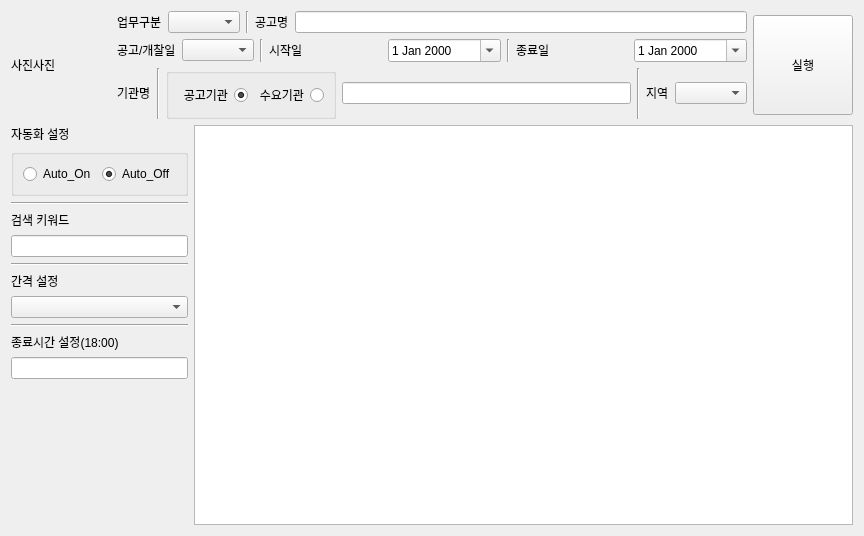
<?xml version="1.0" encoding="UTF-8"?>
<ui version="4.0">
 <class>Form</class>
 <widget class="QWidget" name="Form">
  <property name="geometry">
   <rect>
    <x>0</x>
    <y>0</y>
    <width>864</width>
    <height>536</height>
   </rect>
  </property>
  <property name="windowTitle">
   <string>Form</string>
  </property>
  <layout class="QGridLayout" name="gridLayout">
   <item row="0" column="0">
    <layout class="QGridLayout" name="wrapAll">
     <item row="0" column="0">
      <layout class="QGridLayout" name="wrapTop">
       <item row="1" column="1">
        <layout class="QHBoxLayout" name="wrapTop_mid">
         <item>
          <widget class="QLabel" name="label_dateGubun">
           <property name="sizePolicy">
            <sizepolicy hsizetype="Preferred" vsizetype="Fixed">
             <horstretch>0</horstretch>
             <verstretch>0</verstretch>
            </sizepolicy>
           </property>
           <property name="text">
            <string>공고/개찰일</string>
           </property>
          </widget>
         </item>
         <item>
          <widget class="QComboBox" name="comboBox_dateGubun">
           <property name="sizePolicy">
            <sizepolicy hsizetype="Preferred" vsizetype="Fixed">
             <horstretch>0</horstretch>
             <verstretch>0</verstretch>
            </sizepolicy>
           </property>
           <property name="toolTipDuration">
            <number>0</number>
           </property>
           <property name="editable">
            <bool>false</bool>
           </property>
           <property name="sizeAdjustPolicy">
            <enum>QComboBox::AdjustToContentsOnFirstShow</enum>
           </property>
           <property name="frame">
            <bool>true</bool>
           </property>
          </widget>
         </item>
         <item>
          <widget class="Line" name="line_6">
           <property name="orientation">
            <enum>Qt::Vertical</enum>
           </property>
          </widget>
         </item>
         <item>
          <widget class="QLabel" name="label_dateStart">
           <property name="sizePolicy">
            <sizepolicy hsizetype="MinimumExpanding" vsizetype="Fixed">
             <horstretch>0</horstretch>
             <verstretch>0</verstretch>
            </sizepolicy>
           </property>
           <property name="text">
            <string>시작일</string>
           </property>
          </widget>
         </item>
         <item>
          <widget class="QDateEdit" name="dateEdit_dateStart">
           <property name="sizePolicy">
            <sizepolicy hsizetype="MinimumExpanding" vsizetype="Fixed">
             <horstretch>0</horstretch>
             <verstretch>0</verstretch>
            </sizepolicy>
           </property>
           <property name="calendarPopup">
            <bool>true</bool>
           </property>
          </widget>
         </item>
         <item>
          <widget class="Line" name="line_7">
           <property name="orientation">
            <enum>Qt::Vertical</enum>
           </property>
          </widget>
         </item>
         <item>
          <widget class="QLabel" name="label_dateEnd">
           <property name="sizePolicy">
            <sizepolicy hsizetype="MinimumExpanding" vsizetype="Fixed">
             <horstretch>0</horstretch>
             <verstretch>0</verstretch>
            </sizepolicy>
           </property>
           <property name="text">
            <string>종료일</string>
           </property>
           <property name="alignment">
            <set>Qt::AlignLeading|Qt::AlignLeft|Qt::AlignVCenter</set>
           </property>
          </widget>
         </item>
         <item>
          <widget class="QDateEdit" name="dateEdit_dateEnd">
           <property name="sizePolicy">
            <sizepolicy hsizetype="MinimumExpanding" vsizetype="Fixed">
             <horstretch>0</horstretch>
             <verstretch>0</verstretch>
            </sizepolicy>
           </property>
           <property name="calendarPopup">
            <bool>true</bool>
           </property>
          </widget>
         </item>
        </layout>
       </item>
       <item row="2" column="1">
        <layout class="QHBoxLayout" name="wrapTop_bottom">
         <item>
          <widget class="QLabel" name="label_organizationName">
           <property name="sizePolicy">
            <sizepolicy hsizetype="Preferred" vsizetype="Fixed">
             <horstretch>0</horstretch>
             <verstretch>0</verstretch>
            </sizepolicy>
           </property>
           <property name="text">
            <string>기관명</string>
           </property>
          </widget>
         </item>
         <item>
          <widget class="Line" name="line_4">
           <property name="orientation">
            <enum>Qt::Vertical</enum>
           </property>
          </widget>
         </item>
         <item>
          <widget class="QGroupBox" name="groupBox_orgRadio">
           <property name="enabled">
            <bool>true</bool>
           </property>
           <property name="sizePolicy">
            <sizepolicy hsizetype="Preferred" vsizetype="Preferred">
             <horstretch>0</horstretch>
             <verstretch>0</verstretch>
            </sizepolicy>
           </property>
           <property name="autoFillBackground">
            <bool>false</bool>
           </property>
           <property name="alignment">
            <set>Qt::AlignLeading|Qt::AlignLeft|Qt::AlignVCenter</set>
           </property>
           <property name="flat">
            <bool>false</bool>
           </property>
           <property name="checkable">
            <bool>false</bool>
           </property>
           <layout class="QHBoxLayout" name="horizontalLayout_orgRadio">
            <item>
             <widget class="QRadioButton" name="radioButton_gongoOrganization">
              <property name="layoutDirection">
               <enum>Qt::RightToLeft</enum>
              </property>
              <property name="autoFillBackground">
               <bool>false</bool>
              </property>
              <property name="text">
               <string>공고기관</string>
              </property>
              <property name="checked">
               <bool>true</bool>
              </property>
             </widget>
            </item>
            <item>
             <widget class="QRadioButton" name="radioButton_suyoOrganization">
              <property name="layoutDirection">
               <enum>Qt::RightToLeft</enum>
              </property>
              <property name="text">
               <string>수요기관</string>
              </property>
             </widget>
            </item>
           </layout>
          </widget>
         </item>
         <item>
          <widget class="QLineEdit" name="lineEdit_organizationName">
           <property name="sizePolicy">
            <sizepolicy hsizetype="MinimumExpanding" vsizetype="Fixed">
             <horstretch>0</horstretch>
             <verstretch>0</verstretch>
            </sizepolicy>
           </property>
          </widget>
         </item>
         <item>
          <widget class="Line" name="line_5">
           <property name="orientation">
            <enum>Qt::Vertical</enum>
           </property>
          </widget>
         </item>
         <item>
          <widget class="QLabel" name="label_areaGubun">
           <property name="sizePolicy">
            <sizepolicy hsizetype="Preferred" vsizetype="Fixed">
             <horstretch>0</horstretch>
             <verstretch>0</verstretch>
            </sizepolicy>
           </property>
           <property name="text">
            <string>지역</string>
           </property>
          </widget>
         </item>
         <item>
          <widget class="QComboBox" name="comboBox_areaGubun"/>
         </item>
        </layout>
       </item>
       <item row="0" column="0" rowspan="3">
        <widget class="QLabel" name="label_pic1">
         <property name="sizePolicy">
          <sizepolicy hsizetype="Preferred" vsizetype="Fixed">
           <horstretch>0</horstretch>
           <verstretch>0</verstretch>
          </sizepolicy>
         </property>
         <property name="minimumSize">
          <size>
           <width>100</width>
           <height>100</height>
          </size>
         </property>
         <property name="text">
          <string>사진사진</string>
         </property>
        </widget>
       </item>
       <item row="0" column="1">
        <layout class="QHBoxLayout" name="wrapTop_top">
         <item>
          <widget class="QLabel" name="label_workGubun">
           <property name="sizePolicy">
            <sizepolicy hsizetype="Preferred" vsizetype="Fixed">
             <horstretch>0</horstretch>
             <verstretch>0</verstretch>
            </sizepolicy>
           </property>
           <property name="text">
            <string>업무구분</string>
           </property>
          </widget>
         </item>
         <item>
          <widget class="QComboBox" name="comboBox_workGubun"/>
         </item>
         <item>
          <widget class="Line" name="line_8">
           <property name="orientation">
            <enum>Qt::Vertical</enum>
           </property>
          </widget>
         </item>
         <item>
          <widget class="QLabel" name="label_announceName">
           <property name="sizePolicy">
            <sizepolicy hsizetype="Preferred" vsizetype="Fixed">
             <horstretch>0</horstretch>
             <verstretch>0</verstretch>
            </sizepolicy>
           </property>
           <property name="text">
            <string>공고명</string>
           </property>
          </widget>
         </item>
         <item>
          <widget class="QLineEdit" name="lineEdit_announceName">
           <property name="sizePolicy">
            <sizepolicy hsizetype="MinimumExpanding" vsizetype="Fixed">
             <horstretch>0</horstretch>
             <verstretch>0</verstretch>
            </sizepolicy>
           </property>
           <property name="text">
            <string/>
           </property>
          </widget>
         </item>
        </layout>
       </item>
       <item row="0" column="2" rowspan="3">
        <widget class="QPushButton" name="pushButton_run">
         <property name="sizePolicy">
          <sizepolicy hsizetype="Minimum" vsizetype="Fixed">
           <horstretch>0</horstretch>
           <verstretch>0</verstretch>
          </sizepolicy>
         </property>
         <property name="minimumSize">
          <size>
           <width>100</width>
           <height>100</height>
          </size>
         </property>
         <property name="text">
          <string>실행</string>
         </property>
        </widget>
       </item>
      </layout>
     </item>
     <item row="1" column="0">
      <layout class="QGridLayout" name="wrapBottom">
       <item row="5" column="0" colspan="2">
        <widget class="Line" name="line">
         <property name="orientation">
          <enum>Qt::Horizontal</enum>
         </property>
        </widget>
       </item>
       <item row="0" column="0" colspan="2">
        <widget class="QLabel" name="label_autoSetting">
         <property name="text">
          <string>자동화 설정</string>
         </property>
        </widget>
       </item>
       <item row="3" column="0" colspan="2">
        <widget class="QLabel" name="label_searchKeyword">
         <property name="text">
          <string>검색 키워드</string>
         </property>
        </widget>
       </item>
       <item row="2" column="0" colspan="2">
        <widget class="Line" name="line_3">
         <property name="orientation">
          <enum>Qt::Horizontal</enum>
         </property>
        </widget>
       </item>
       <item row="8" column="0" colspan="2">
        <widget class="Line" name="line_2">
         <property name="orientation">
          <enum>Qt::Horizontal</enum>
         </property>
        </widget>
       </item>
       <item row="9" column="0" colspan="2">
        <widget class="QLabel" name="label_autoEndTime">
         <property name="text">
          <string>종료시간 설정(18:00)</string>
         </property>
        </widget>
       </item>
       <item row="6" column="0" colspan="2">
        <widget class="QLabel" name="label_autoInterval">
         <property name="text">
          <string>간격 설정</string>
         </property>
        </widget>
       </item>
       <item row="1" column="0" colspan="2">
        <widget class="QGroupBox" name="groupBox_autoRadioGroup">
         <property name="flat">
          <bool>false</bool>
         </property>
         <layout class="QHBoxLayout" name="horizontalLayout_autoRadioGroup">
          <item>
           <widget class="QRadioButton" name="radioButton_autoOn">
            <property name="text">
             <string>Auto_On</string>
            </property>
            <property name="checked">
             <bool>false</bool>
            </property>
           </widget>
          </item>
          <item>
           <widget class="QRadioButton" name="radioButton_autoOff">
            <property name="text">
             <string>Auto_Off</string>
            </property>
            <property name="checked">
             <bool>true</bool>
            </property>
           </widget>
          </item>
         </layout>
        </widget>
       </item>
       <item row="10" column="0" colspan="2">
        <widget class="QLineEdit" name="lineEdit_autoEndTime"/>
       </item>
       <item row="4" column="0" colspan="2">
        <widget class="QLineEdit" name="lineEdit_searchKeyword"/>
       </item>
       <item row="7" column="0" colspan="2">
        <widget class="QComboBox" name="comboBox_autoInterval"/>
       </item>
       <item row="0" column="2" rowspan="12">
        <widget class="QTextEdit" name="textEdit_log">
         <property name="readOnly">
          <bool>true</bool>
         </property>
         <property name="textInteractionFlags">
          <set>Qt::LinksAccessibleByMouse|Qt::TextSelectableByMouse</set>
         </property>
        </widget>
       </item>
       <item row="11" column="0" colspan="2">
        <spacer name="verticalSpacer">
         <property name="orientation">
          <enum>Qt::Vertical</enum>
         </property>
         <property name="sizeHint" stdset="0">
          <size>
           <width>20</width>
           <height>40</height>
          </size>
         </property>
        </spacer>
       </item>
      </layout>
     </item>
    </layout>
   </item>
  </layout>
 </widget>
 <resources/>
 <connections/>
</ui>
